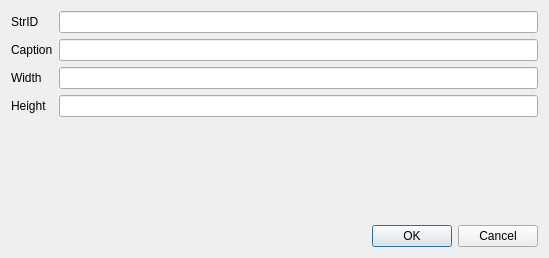
<?xml version="1.0" encoding="UTF-8"?>
<ui version="4.0">
 <class>CreateSchemeDialog</class>
 <widget class="QDialog" name="CreateSchemeDialog">
  <property name="geometry">
   <rect>
    <x>0</x>
    <y>0</y>
    <width>549</width>
    <height>258</height>
   </rect>
  </property>
  <property name="windowTitle">
   <string>Dialog</string>
  </property>
  <layout class="QGridLayout" name="gridLayout">
   <item row="0" column="0">
    <layout class="QFormLayout" name="formLayout">
     <property name="fieldGrowthPolicy">
      <enum>QFormLayout::AllNonFixedFieldsGrow</enum>
     </property>
     <item row="0" column="0">
      <widget class="QLabel" name="strIdLabel">
       <property name="text">
        <string>StrID</string>
       </property>
      </widget>
     </item>
     <item row="0" column="1">
      <widget class="QLineEdit" name="strdIdEdit">
       <property name="maxLength">
        <number>1024</number>
       </property>
      </widget>
     </item>
     <item row="1" column="0">
      <widget class="QLabel" name="captionLabel">
       <property name="text">
        <string>Caption</string>
       </property>
      </widget>
     </item>
     <item row="1" column="1">
      <widget class="QLineEdit" name="captionEdit">
       <property name="maxLength">
        <number>1024</number>
       </property>
      </widget>
     </item>
     <item row="2" column="0">
      <widget class="QLabel" name="widthLabel">
       <property name="text">
        <string>Width</string>
       </property>
      </widget>
     </item>
     <item row="2" column="1">
      <widget class="QLineEdit" name="widthEdit"/>
     </item>
     <item row="3" column="0">
      <widget class="QLabel" name="heigtLabel">
       <property name="text">
        <string>Height</string>
       </property>
      </widget>
     </item>
     <item row="3" column="1">
      <widget class="QLineEdit" name="heightEdit"/>
     </item>
    </layout>
   </item>
   <item row="1" column="0">
    <widget class="QDialogButtonBox" name="buttonBox">
     <property name="orientation">
      <enum>Qt::Horizontal</enum>
     </property>
     <property name="standardButtons">
      <set>QDialogButtonBox::Cancel|QDialogButtonBox::Ok</set>
     </property>
    </widget>
   </item>
  </layout>
 </widget>
 <resources/>
 <connections>
  <connection>
   <sender>buttonBox</sender>
   <signal>accepted()</signal>
   <receiver>CreateSchemeDialog</receiver>
   <slot>accept()</slot>
   <hints>
    <hint type="sourcelabel">
     <x>248</x>
     <y>254</y>
    </hint>
    <hint type="destinationlabel">
     <x>157</x>
     <y>274</y>
    </hint>
   </hints>
  </connection>
  <connection>
   <sender>buttonBox</sender>
   <signal>rejected()</signal>
   <receiver>CreateSchemeDialog</receiver>
   <slot>reject()</slot>
   <hints>
    <hint type="sourcelabel">
     <x>316</x>
     <y>260</y>
    </hint>
    <hint type="destinationlabel">
     <x>286</x>
     <y>274</y>
    </hint>
   </hints>
  </connection>
 </connections>
</ui>
